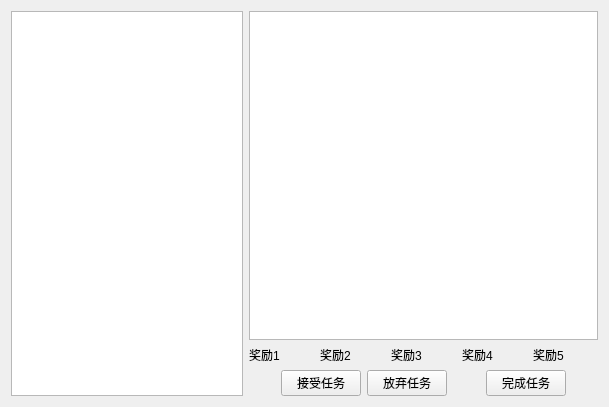
<?xml version="1.0" encoding="UTF-8"?>
<ui version="4.0">
 <class>task</class>
 <widget class="QWidget" name="task">
  <property name="geometry">
   <rect>
    <x>0</x>
    <y>0</y>
    <width>609</width>
    <height>407</height>
   </rect>
  </property>
  <property name="windowTitle">
   <string>task</string>
  </property>
  <layout class="QGridLayout" name="gridLayout">
   <item row="0" column="1">
    <widget class="QTextEdit" name="textEdit"/>
   </item>
   <item row="2" column="1">
    <layout class="QHBoxLayout" name="horizontalLayout_2">
     <item>
      <spacer name="horizontalSpacer">
       <property name="orientation">
        <enum>Qt::Horizontal</enum>
       </property>
       <property name="sizeHint" stdset="0">
        <size>
         <width>40</width>
         <height>20</height>
        </size>
       </property>
      </spacer>
     </item>
     <item>
      <widget class="QPushButton" name="pushButton">
       <property name="text">
        <string>接受任务</string>
       </property>
      </widget>
     </item>
     <item>
      <widget class="QPushButton" name="pushButton_3">
       <property name="text">
        <string>放弃任务</string>
       </property>
      </widget>
     </item>
     <item>
      <spacer name="horizontalSpacer_2">
       <property name="orientation">
        <enum>Qt::Horizontal</enum>
       </property>
       <property name="sizeHint" stdset="0">
        <size>
         <width>40</width>
         <height>20</height>
        </size>
       </property>
      </spacer>
     </item>
     <item>
      <widget class="QPushButton" name="pushButton_2">
       <property name="text">
        <string>完成任务</string>
       </property>
      </widget>
     </item>
     <item>
      <spacer name="horizontalSpacer_3">
       <property name="orientation">
        <enum>Qt::Horizontal</enum>
       </property>
       <property name="sizeHint" stdset="0">
        <size>
         <width>40</width>
         <height>20</height>
        </size>
       </property>
      </spacer>
     </item>
    </layout>
   </item>
   <item row="1" column="1">
    <layout class="QHBoxLayout" name="horizontalLayout">
     <item>
      <widget class="QLabel" name="label">
       <property name="text">
        <string>奖励1</string>
       </property>
      </widget>
     </item>
     <item>
      <widget class="QLabel" name="label_2">
       <property name="text">
        <string>奖励2</string>
       </property>
      </widget>
     </item>
     <item>
      <widget class="QLabel" name="label_3">
       <property name="text">
        <string>奖励3</string>
       </property>
      </widget>
     </item>
     <item>
      <widget class="QLabel" name="label_4">
       <property name="text">
        <string>奖励4</string>
       </property>
      </widget>
     </item>
     <item>
      <widget class="QLabel" name="label_5">
       <property name="text">
        <string>奖励5</string>
       </property>
      </widget>
     </item>
    </layout>
   </item>
   <item row="0" column="0" rowspan="3">
    <widget class="QTreeWidget" name="treeWidget">
     <attribute name="headerVisible">
      <bool>false</bool>
     </attribute>
     <column>
      <property name="text">
       <string>1</string>
      </property>
     </column>
     <column>
      <property name="text">
       <string>2</string>
      </property>
     </column>
    </widget>
   </item>
  </layout>
 </widget>
 <layoutdefault spacing="6" margin="11"/>
 <resources/>
 <connections/>
</ui>
